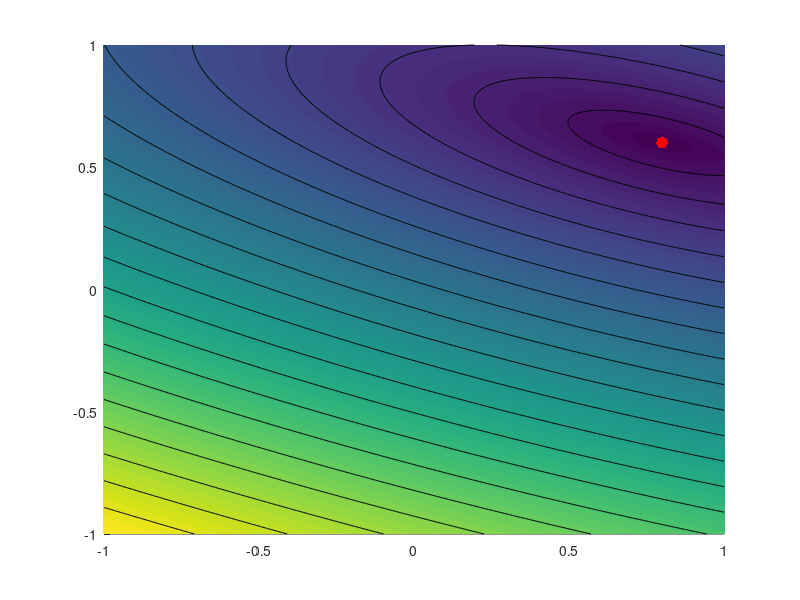

MATLAB code for this plot: (Note: this script raises an error after producing the figure.)
%%
% test for the proximal point in the quadratic case.

rep = '../results/proximal-point/';
[~,~] = mkdir(rep);
addpath('../toolbox/');


if not(exist('eta'))
    eta = 10;
end

R = @(t)[cos(t), sin(t); -sin(t), cos(t)];
t = .3;
A = R(t)*diag([1,eta])*R(-t);

x0 = [.8;.6];
y = A*x0;

% grid for vizualization
a = 1; 
q = 501;
t = linspace(-a,a,q);
[Y,X] = meshgrid(t,t);
Z = [X(:),Y(:)]';
% function 1/2*<A*z,z> - <z,y>
F = 1/2 * sum( (A*Z).*Z ) - y(1)*Z(1,:) - y(2)*Z(2,:);
F = reshape(F, [q q]);
F = sqrt( F-min(F(:)) );

% draw
r = 20;
clf; hold on;
imagesc(t,t,F');
contour(t,t,F',r, 'k-');
plot(x0(1),x0(2), 'r.', 'MarkerSize', 25);
colormap(parula(r+1));
axis([-a a -a a]); axis equal; axis off;

% proximal point
tau_list = [.01 .1 1 10 100];
for k=1:length(tau_list)
    c = (k-1)/(length(tau_list)-1);
    tau = tau_list(k);
    niter = 300;
    x = [-.5 -.8]';
    for i=1:niter
        x(:,end+1) = (eye(2)+tau*A) \ (x(:,end) + tau*y);
    end
    plot(x(1,:), x(2,:), '.-', 'LineWidth', 2, 'MarkerSize', 25, 'Color', [c 0 1-c]);
end
saveas(gcf, [rep 'proxpt-' num2str(eta) '.png'], 'png');
